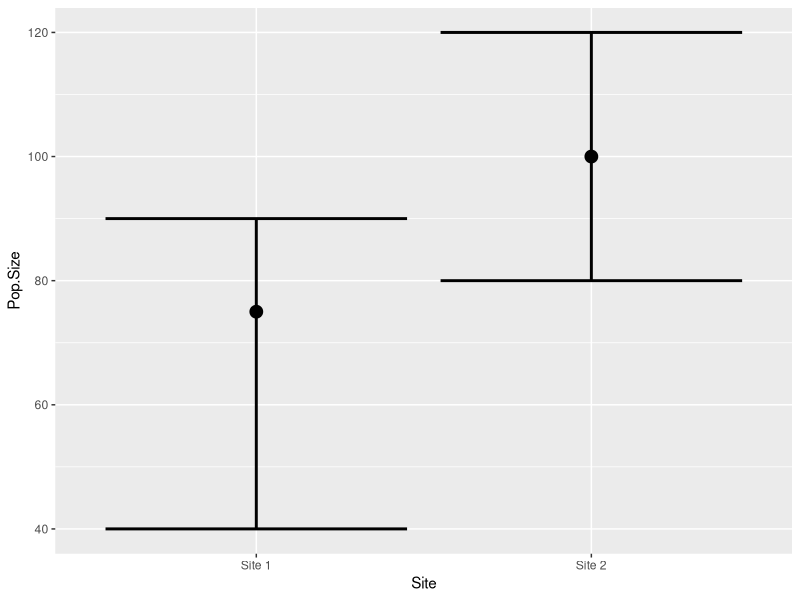
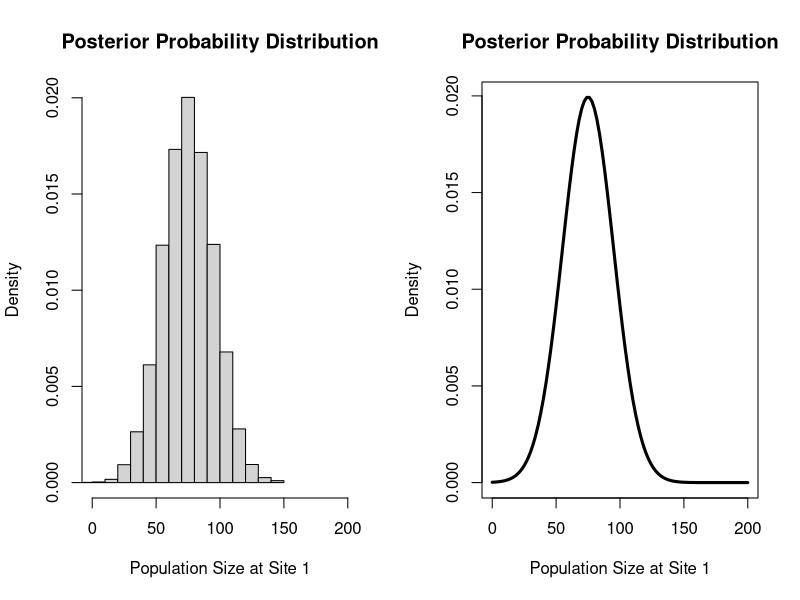
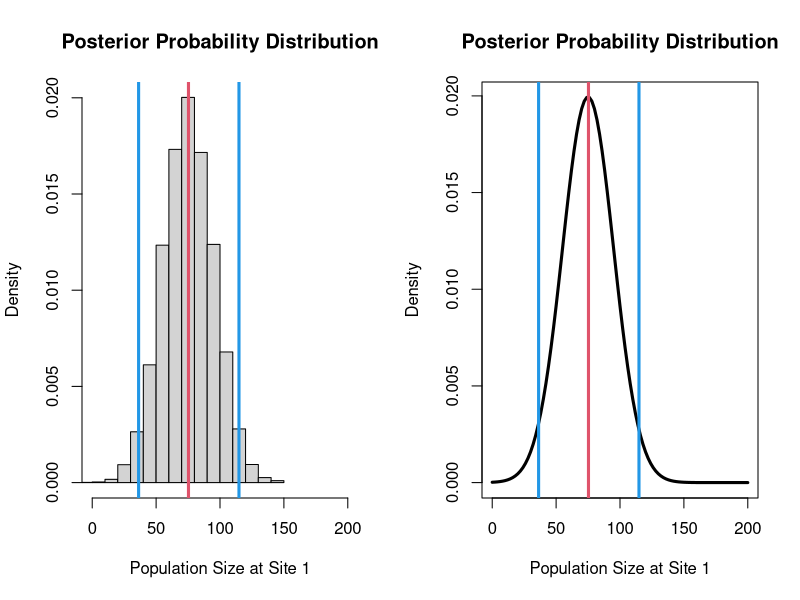
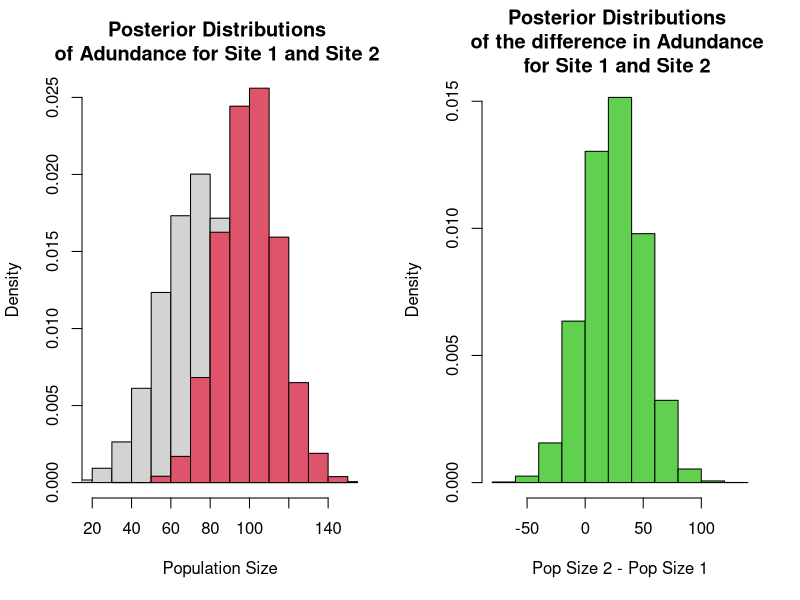
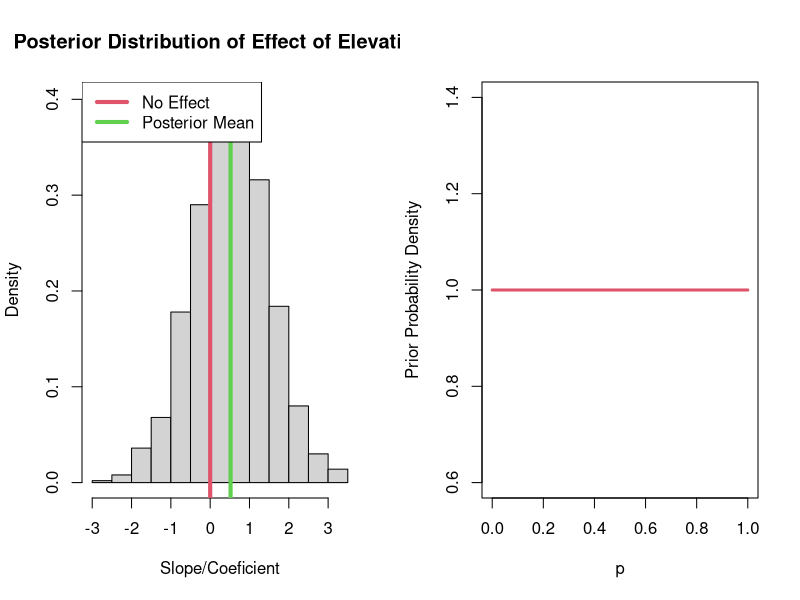
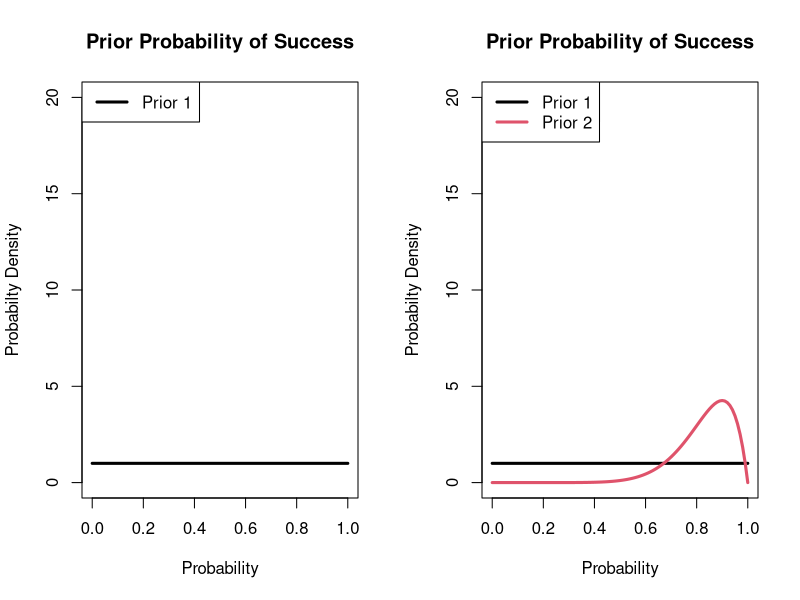
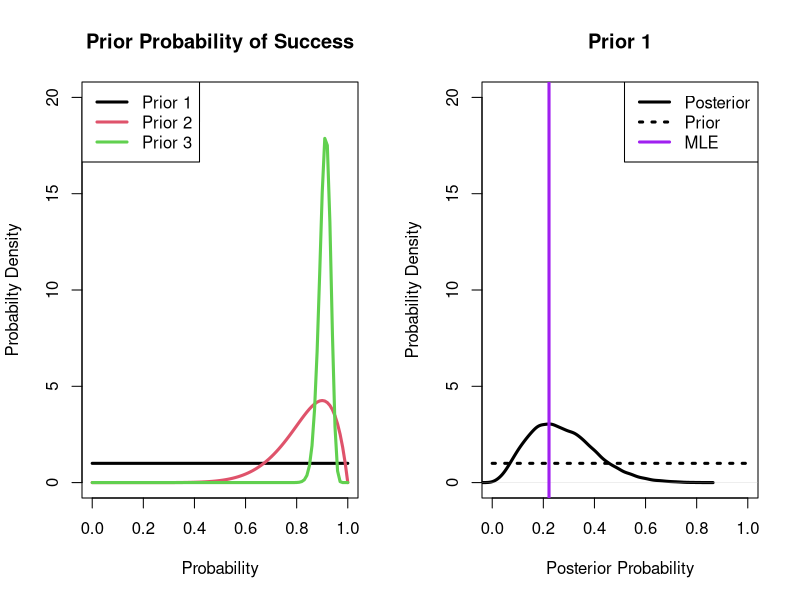
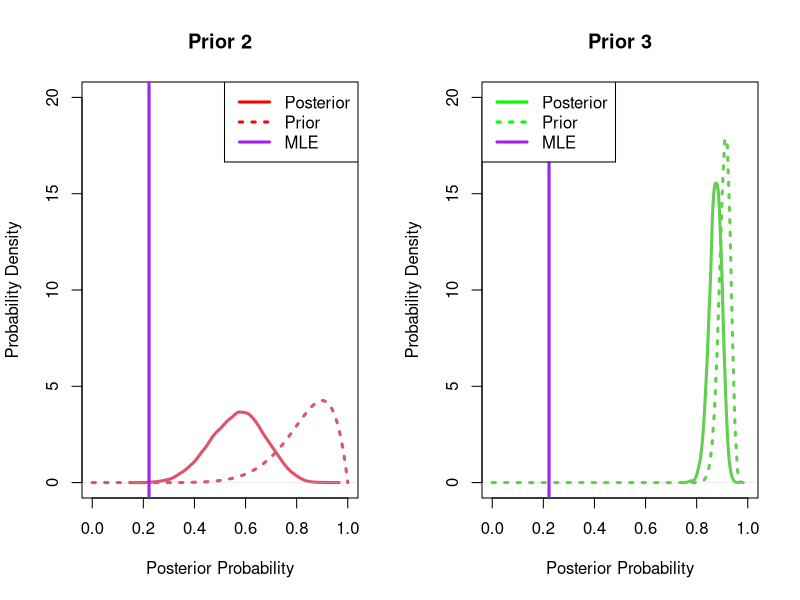

The R source for these figures, in order:
## ---- chunk 1
set.seed(923874)                 # Create example data
data <- data.frame(Site = c("Site 1","Site 2"),
                         Pop.Size = c(75,100),
                         lower = c(40,80),
                         upper = c(90,120))

library("ggplot2")
ggplot(data, aes(Site, Pop.Size)) +        # ggplot2 plot with confidence intervals
  geom_point(cex=4) +
  geom_errorbar(aes(ymin = lower, ymax = upper),size = 1)

## ---- chunk 2
set.seed(5435)
rnorm(10,75,20)
## ---- chunk 3
par(mfrow=c(1,2))
set.seed(54354)
post1=rnorm(10000,75,20)
hist(post1,xlim=c(0,200),freq=FALSE,main="Posterior Probability Distribution",xlab="Population Size at Site 1")
curve(dnorm(x,75,20),xlim=c(0,200),main="Posterior Probability Distribution",ylab="Density",lwd=3,xlab="Population Size at Site 1")
## ---- chunk 4
set.seed(5435)
rnorm(10,75,20)
## ---- chunk 5
par(mfrow=c(1,2))
hist(post1,xlim=c(0,200),freq=FALSE,main="Posterior Probability Distribution",xlab="Population Size at Site 1")
abline(v=mean(post1),lwd=3,col=2)
abline(v=quantile(post1,probs=c(0.025,0.975)),lwd=3,col=4)
curve(dnorm(x,75,20),xlim=c(0,200),main="Posterior Probability Distribution",ylab="Density",lwd=3,xlab="Population Size at Site 1")
abline(v=mean(post1),lwd=3,col=2)
abline(v=quantile(post1,probs=c(0.025,0.975)),lwd=3,col=4)

## ---- chunk 6
par(mfrow=c(1,2))
set.seed(4345)
post1=post1
post2=rnorm(10000,100,15)
hist(post1,freq=FALSE,xlim=c(20,150),ylim=c(0,0.025),main="Posterior Distributions \nof Adundance for Site 1 and Site 2 ",
     xlab="Population Size")
hist(post2,freq=FALSE,xlim=c(20,150),add=TRUE,col=2)
diff=post2-post1
hist(diff,freq=FALSE,col=3,main="Posterior Distributions \nof the difference in Adundance \nfor Site 1 and Site 2 ",
     xlab="Pop Size 2 - Pop Size 1")
## ---- chunk 7
diff=post2-post1
length(which(diff>0))/length(diff)
## ---- chunk 8
set.seed(5435)
x=seq(-1,1,by=0.1)
y=rnorm(21,mean=1+1*x,sd=1)
## ---- chunk 9
summary(glm(y~x))
## ---- chunk 10
set.seed(543534)
post=rnorm(1000,0.5,1)
hist(post,main="Posterior Distribution of Effect of Elevation",freq = FALSE,xlab="Slope/Coeficient")
abline(v=0, lwd=4,col=2)
abline(v=mean(post), lwd=4,col=3)
legend("topleft",col=c(2,3),lwd=4,legend=c("No Effect", "Posterior Mean"))
## ---- chunk 11
#Posterior Mean
  mean(post)
## ---- chunk 12
#Credible/Probability Intervals 
  quantile(post,prob=c(0.025,0.975))
## ---- chunk 13
# #Probabilty of a postive effect
 length(which(post>0))/length(post)
## ---- chunk 14
# #Probabilty of a negative effect
 length(which(post<0))/length(post)
## ---- chunk 15
curve(dbeta(x,1,1),xlim=c(0,1),lwd=3,col=2,xlab="p",
      ylab = "Prior Probability Density")
## ---- chunk 16
# Survival outcomes of three adult hippos
  y1=c(0,0,0,0,0,0,0,1,1)
  N1=length(y1)
  mle.p=mean(y1)
  mle.p
## ---- chunk 17
  alpha.prior1=1
  beta.prior1=1
## ---- chunk 18
#Plot of prior 1
curve(dbeta(x,shape1=alpha.prior1,shape2=beta.prior1),lwd=3,
      xlab="Probability",ylab="Probabilty Density",
      main="Prior Probability of Success",ylim=c(0,20))
legend("topleft",col=c(1,2),legend=c("Prior 1"),lwd=3)
## ---- chunk 19
  alpha.prior2=10
  beta.prior2=2
## ---- chunk 20
curve(dbeta(x,shape1=alpha.prior1,shape2=beta.prior1),lwd=3,
      xlab="Probability",ylab="Probabilty Density",
      main="Prior Probability of Success",ylim=c(0,20))
legend("topleft",col=c(1,2),legend=c("Prior 1"),lwd=3)
curve(dbeta(x,shape1=alpha.prior2,shape2=beta.prior2),lwd=3,col=2,add=TRUE)
legend("topleft",col=c(1,2),legend=c("Prior 1", "Prior 2"),lwd=3)
## ---- chunk 21
  alpha.prior3=150
  beta.prior3=15
## ---- chunk 22
curve(dbeta(x,shape1=alpha.prior1,shape2=beta.prior1),lwd=3,
      xlab="Probability",ylab="Probabilty Density",
      main="Prior Probability of Success",ylim=c(0,20))
legend("topleft",col=c(1,2),legend=c("Prior 1"),lwd=3)
curve(dbeta(x,shape1=alpha.prior2,shape2=beta.prior2),lwd=3,col=2,add=TRUE)
curve(dbeta(x,shape1=alpha.prior3,shape2=beta.prior3),lwd=3,col=3,add=TRUE)
legend("topleft",col=c(1,2,3),legend=c("Prior 1", "Prior 2","Prior 3"),lwd=3)

## ---- chunk 23
# Note- the data are the same, but the prior is changing.
# Gibbs sampler
  post.1=rbeta(10000,alpha.prior1+sum(y1),beta.prior1+N1-sum(y1))
  post.2=rbeta(10000,alpha.prior2+sum(y1),beta.prior2+N1-sum(y1))
  post.3=rbeta(10000,alpha.prior3+sum(y1),beta.prior3+N1-sum(y1))
## ---- chunk 24
plot(density(post.1),ylim=c(0,20),xlim=c(0,1),col=1,lwd=3,main="Prior 1",
     xlab="Posterior Probability",ylab="Probability Density")
curve(dbeta(x,shape1=alpha.prior1,shape2=beta.prior1),
      add=TRUE,col=1,lwd=3,lty=3)
abline(v=mle.p,col="purple",lwd=3)
legend("topright",lwd=3,lty=c(1,3,1),col=c("black","black","purple"),
       legend=c("Posterior","Prior","MLE"))
## ---- chunk 25
plot(density(post.2),ylim=c(0,20),xlim=c(0,1),col=2,lwd=3,main="Prior 2",
     xlab="Posterior Probability",ylab="Probability Density")
curve(dbeta(x,shape1=alpha.prior2,shape2=beta.prior2),
      add=TRUE,col=2,lwd=3,lty=3)
abline(v=mle.p,col="purple",lwd=3)
legend("topright",lwd=3,lty=c(1,3,1),col=c("red","red","purple"),
       legend=c("Posterior","Prior","MLE"))
## ---- chunk 26
plot(density(post.3),ylim=c(0,20),xlim=c(0,1),col=3,lwd=3,main="Prior 3",
     xlab="Posterior Probability",ylab="Probability Density")
curve(dbeta(x,shape1=alpha.prior3,shape2=beta.prior3),
      add=TRUE,col=3,lwd=3,lty=3)
abline(v=mle.p,col="purple",lwd=3)
legend("topleft",lwd=3,lty=c(1,3,1),col=c("green","green","purple"),
       legend=c("Posterior","Prior","MLE"))
## ---- chunk 27
y2=c(0,0,0,0,0,0,0,1,1,1,1,1,1,1,1,1,1,1,1,1,0,
     1,1,1,1,1,1,1,1,1,1,1,1,1,1,1,1,1,1,1)
length(y2)
## ---- chunk 28
N2=length(y2)

mle.p=mean(y2)

post.4=rbeta(10000,alpha.prior1+sum(y2),beta.prior1+N2-sum(y2))
post.5=rbeta(10000,alpha.prior2+sum(y2),beta.prior2+N2-sum(y2))
post.6=rbeta(10000,alpha.prior3+sum(y2),beta.prior3+N2-sum(y2))

plot(density(post.4),ylim=c(0,20),xlim=c(0,1),col=1,lwd=3,main="Prior 1",
     xlab="Posterior Probability",ylab="Probability Density")
curve(dbeta(x,shape1=alpha.prior1,shape2=beta.prior1),
      add=TRUE,col=1,lwd=3,lty=3)
abline(v=mle.p,col="purple",lwd=3)
legend("topleft",lwd=3,lty=c(1,3,1),col=c("black","black","purple"),
       legend=c("Posterior","Prior","MLE"))
## ---- chunk 29
plot(density(post.5),ylim=c(0,20),xlim=c(0,1),col=2,lwd=3,main="Prior 2",
     xlab="Posterior Probability",ylab="Probability Density")
curve(dbeta(x,shape1=alpha.prior2,shape2=beta.prior2),
      add=TRUE,col=2,lwd=3,lty=3)
abline(v=mle.p,col="purple",lwd=3)
legend("topleft",lwd=3,lty=c(1,3,1),col=c("red","red","purple"),
       legend=c("Posterior","Prior","MLE"))
## ---- chunk 30
plot(density(post.6),ylim=c(0,20),xlim=c(0,1),col=3,lwd=3,main="Prior 3",
     xlab="Posterior Probability",ylab="Probability Density")
curve(dbeta(x,shape1=alpha.prior3,shape2=beta.prior3),
      add=TRUE,col=3,lwd=3,lty=3)
abline(v=mle.p,col="purple",lwd=3)
legend("topleft",lwd=3,lty=c(1,3,1),col=c("green","green","purple"),
       legend=c("Prior 1","Prior 2","Prior 3"))

## ---- chunk 31
par(mfrow=c(1,2))
plot(density(post.1),ylim=c(0,20),xlim=c(0,1),col=1,lwd=3,main="Small Data",
     xlab="Posterior Probability",ylab="Probability Density")
#curve(dbeta(x,shape1=alpha1,shape2=beta1),
#      add=TRUE,col=1,lwd=3,lty=3)
#abline(v=mle.p,col="purple",lwd=3)

lines(density(post.2),ylim=c(0,20),xlim=c(0,1),col=2,lwd=3)
#curve(dbeta(x,shape1=alpha2,shape2=beta2),
#      add=TRUE,col=2,lwd=3,lty=3)
#abline(v=mle.p,col="purple",lwd=3)

lines(density(post.3),ylim=c(0,20),xlim=c(0,1),col=3,lwd=3)
#curve(dbeta(x,shape1=alpha3,shape2=beta3),
#      add=TRUE,col=3,lwd=3,lty=3)
#abline(v=mle.p,col="purple",lwd=3)
legend("topleft",lwd=3,lty=c(1,1,1),col=c("black","red","green"),
       legend=c("Prior 1","Prior 2","Prior 3"))

#################
plot(density(post.4),ylim=c(0,20),xlim=c(0,1),col=1,lwd=3,main="More Data",
     xlab="Posterior Probability",ylab="Probability Density")
#curve(dbeta(x,shape1=alpha1,shape2=beta1),
#      add=TRUE,col=1,lwd=3,lty=3)
#abline(v=mle.p,col="purple",lwd=3)

lines(density(post.5),ylim=c(0,20),xlim=c(0,1),col=2,lwd=3)
#curve(dbeta(x,shape1=alpha2,shape2=beta2),
#      add=TRUE,col=2,lwd=3,lty=3)
#abline(v=mle.p,col="purple",lwd=3)

lines(density(post.6),ylim=c(0,20),xlim=c(0,1),col=3,lwd=3)
#curve(dbeta(x,shape1=alpha3,shape2=beta3),
#      add=TRUE,col=3,lwd=3,lty=3)
#abline(v=mle.p,col="purple",lwd=3)
legend("topleft",lwd=3,lty=c(1,1,1),col=c("black","red","green"),
       legend=c("Prior 1","Prior 2","Prior 3"))
